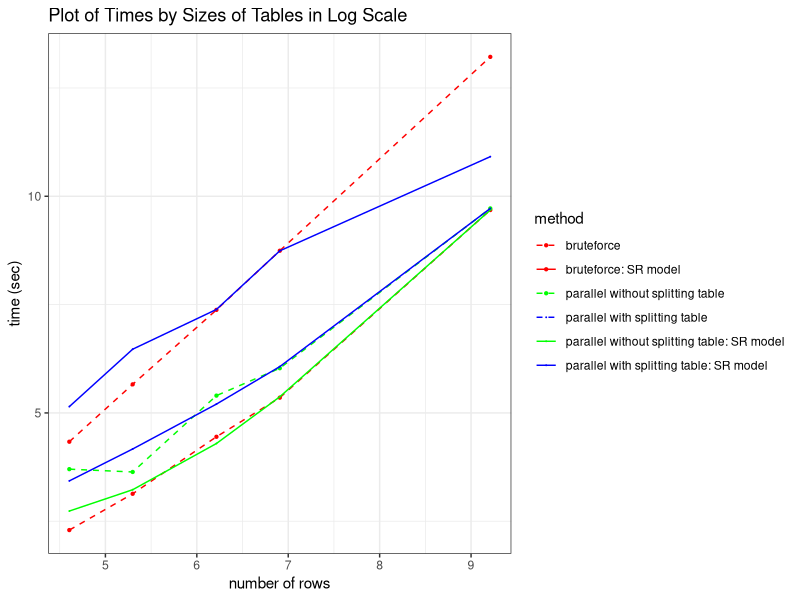
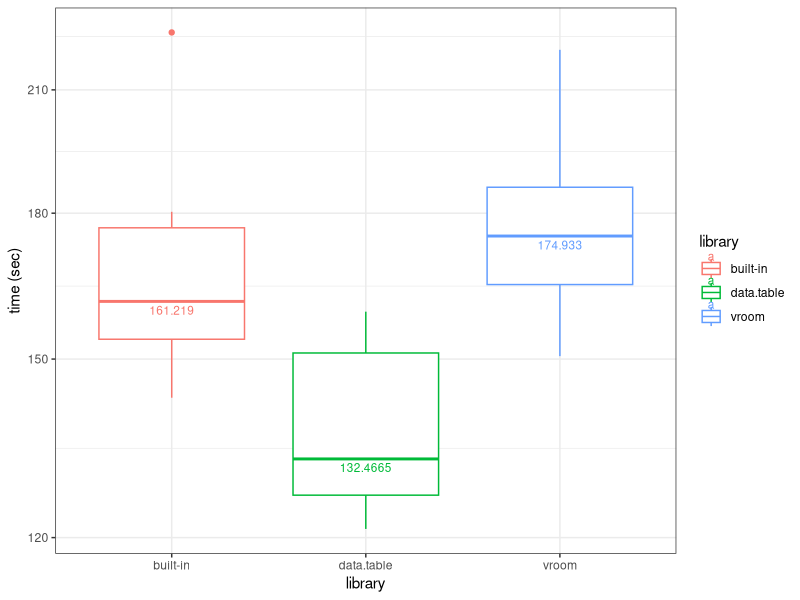
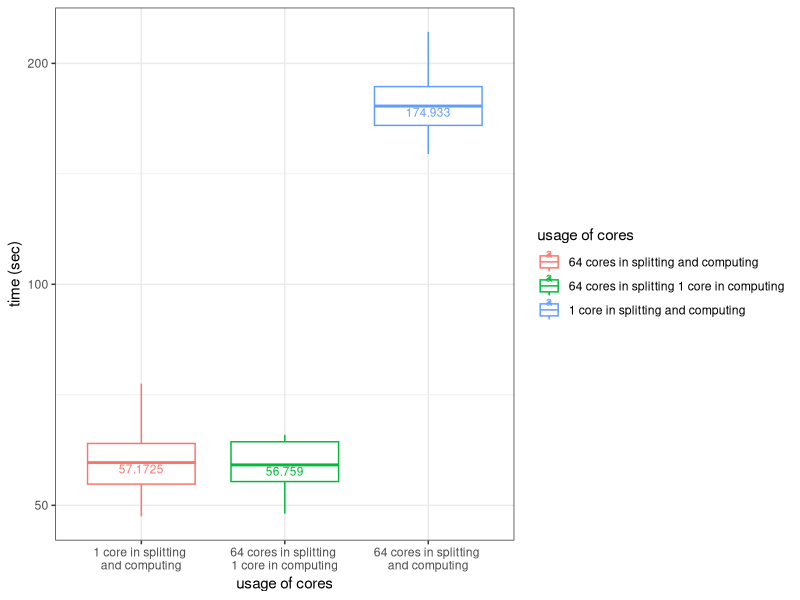
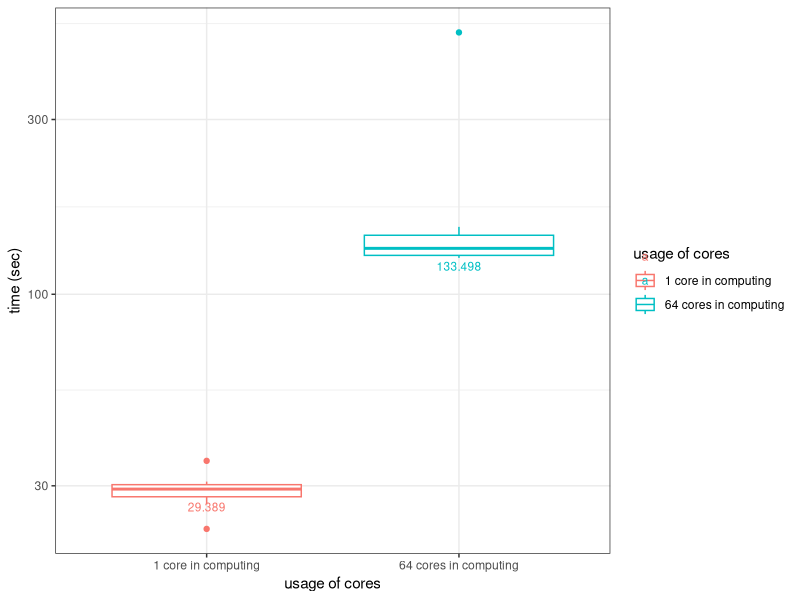

Write R code to recreate these figures, in order.
## ---- chunk 1
knitr::opts_chunk$set(echo = TRUE)

library(data.table)
library(ggplot2)
library(reshape2)
library(plyr)
## ---- chunk 2
# Define the colors 
series_colors <- c("red", "red", "green", "blue", "green", "blue")
# Original code
G <- log(c(100, 200, 500, 1000, 10000))
BF = log(c(76.32, 286.849, 1600.319, 6268.242, 550000))
P1 = log(c(9.931, 22.954, 85.537, 210.952, 16043.272))
P2 = log(c(40.519, 37.972, 221.205, 416.302, 16643.011))

DT = data.frame(G, BF, P1, P2)
DT = melt(DT, id.vars = 'G', variable.name = 'series')

x = c(100,200,500,1000,10000)
Y_1 <- 5.49777 * (x + (-41319.3) / (700.769 - x))
Y_2 <- 0.000155198 * (x * (331.966 + x)) + 8.70308
Y_3 <- 0.000136889 * (x * (2157.97 + x))

G1 <- log(c(100, 200, 500, 1000, 10000))
DT_0 <- data.frame(G1, log(Y_1), log(Y_2), log(Y_3))
DT_0 <- melt(DT_0, id.vars = 'G1', variable.name = 'group')

ggplot(DT, aes(G, value, color=series)) +
  geom_line(aes(group=series), linetype = "dashed") +
  geom_point(size=0.8) +
  geom_point(data=DT_0, aes(G1, value, color=group), size = 0.0) +
  geom_line(data = DT_0, aes(G1, value, color=group)) +
  ggtitle("Plot of Times by Sizes of Tables in Log Scale") +
  xlab("number of rows") +
  ylab("time (sec)") +
  scale_color_manual(values = series_colors, name = "method", labels = c("bruteforce", "bruteforce: SR model", "parallel without splitting table", "parallel with splitting table", "parallel without splitting table: SR model", "parallel with splitting table: SR model")) +
  guides(color = guide_legend(override.aes = list(
    linetype = c("dashed", "solid", "dashed", "dashed", "solid", "solid")
  ))) +
  theme(legend.position = "right") +
  theme_bw()
## ---- chunk 3
times = c(180.306, 174.019, 159.449, 146.37, 153.162, 142.924, 225.628, 177.66, 155.579, 162.989,
          159.157, 148.593, 152.275, 126.311, 124.295, 121.308, 152.003, 128.176, 136.757, 127.204, 
          220.791, 185.419, 175.278, 156.016, 150.554, 161.59, 186.106, 186.585, 174.588, 174.142)
library = c('built-in', 'built-in', 'built-in', 'built-in', 'built-in', 'built-in', 'built-in', 'built-in', 'built-in', 'built-in', 'data.table', 'data.table', 'data.table', 'data.table', 'data.table', 'data.table', 'data.table', 'data.table', 'data.table', 'data.table', 'vroom', 'vroom', 'vroom', 'vroom', 'vroom', 'vroom', 'vroom', 'vroom', 'vroom', 'vroom')

DT1 = data.frame(times, library)

p_meds <- ddply(DT1, .(library), summarise, med = median(times))

ggplot(DT1, aes(x=library, y=times, color=library)) + 
  scale_y_continuous(trans='log10') +
  geom_boxplot() +
  geom_text(data = p_meds, aes(x = library, y = med, label=med), size = 3, vjust = +1.5) +
  ylab("time (sec)") +
  theme_bw()
## ---- chunk 4
times = c(220.791, 185.419, 175.278, 156.016, 150.554, 161.59, 186.106, 186.585, 174.588, 174.142,
          61.063, 56.825, 56.693, 53.787, 48.704, 62.378, 60.94, 54.119, 61.53, 52.905, 
          57.055, 63.733, 52.932, 60.95, 57.29, 73.212, 48.305, 52.339, 55.01, 59.977)
usage_of_cores = c('64 cores in splitting \nand computing', 
            '64 cores in splitting \nand computing',
            '64 cores in splitting \nand computing',
            '64 cores in splitting \nand computing',
            '64 cores in splitting \nand computing',
            '64 cores in splitting \nand computing',
            '64 cores in splitting \nand computing',
            '64 cores in splitting \nand computing',
            '64 cores in splitting \nand computing',
            '64 cores in splitting \nand computing',
            '64 cores in splitting \n1 core in computing',
            '64 cores in splitting \n1 core in computing',
            '64 cores in splitting \n1 core in computing',
            '64 cores in splitting \n1 core in computing',
            '64 cores in splitting \n1 core in computing',
            '64 cores in splitting \n1 core in computing',
            '64 cores in splitting \n1 core in computing',
            '64 cores in splitting \n1 core in computing',
            '64 cores in splitting \n1 core in computing',
            '64 cores in splitting \n1 core in computing',
            '1 core in splitting \nand computing', 
            '1 core in splitting \nand computing',
            '1 core in splitting \nand computing',
            '1 core in splitting \nand computing',
            '1 core in splitting \nand computing',
            '1 core in splitting \nand computing',
            '1 core in splitting \nand computing',
            '1 core in splitting \nand computing',
            '1 core in splitting \nand computing',
            '1 core in splitting \nand computing')

DT1 = data.frame(times, usage_of_cores)

p_meds <- ddply(DT1, .(usage_of_cores), summarise, med = median(times))

ggplot(DT1, aes(x=usage_of_cores, y=times, color=usage_of_cores)) + 
  scale_y_continuous(trans='log10') +
  geom_boxplot() +
  geom_text(data = p_meds, aes(x = usage_of_cores, y = med, label=med), size = 3, vjust = +1.2) +
  ylab("time (sec)") +
  xlab("usage of cores") +
  theme_bw() +
  guides(color=guide_legend(title="usage of cores")) +
  scale_color_discrete(labels=c('64 cores in splitting and computing',
                  '64 cores in splitting 1 core in computing',
                  '1 core in splitting and computing'))
## ---- chunk 5
times = c(27.665, 35.097, 29.575, 26.711, 30.81, 29.049, 29.203, 29.729, 30.381, 22.881,
          147.54, 136.551, 125.825, 125.706, 130.134, 518.524, 152.752, 130.445, 137.283, 126.893)
usage_of_cores = c('1 core in computing', 
            '1 core in computing',
            '1 core in computing',
            '1 core in computing',
            '1 core in computing', 
            '1 core in computing',
            '1 core in computing',
            '1 core in computing',
            '1 core in computing', 
            '1 core in computing',
            '64 cores in computing',
            '64 cores in computing',
            '64 cores in computing',
            '64 cores in computing',
            '64 cores in computing',
            '64 cores in computing',
            '64 cores in computing',
            '64 cores in computing',
            '64 cores in computing',
            '64 cores in computing')

DT1 = data.frame(times, usage_of_cores)

p_meds <- ddply(DT1, .(usage_of_cores), summarise, med = median(times))

ggplot(DT1, aes(x=usage_of_cores, y=times, color=usage_of_cores)) + 
  geom_boxplot() +
  geom_text(data = p_meds, aes(x = usage_of_cores, y = med, label=med), size = 3, vjust = +2.5) +
  scale_y_continuous(trans='log10') +
  ylab("time (sec)") +
  xlab("usage of cores") +
  theme_bw() +
  guides(color=guide_legend(title="usage of cores"))
